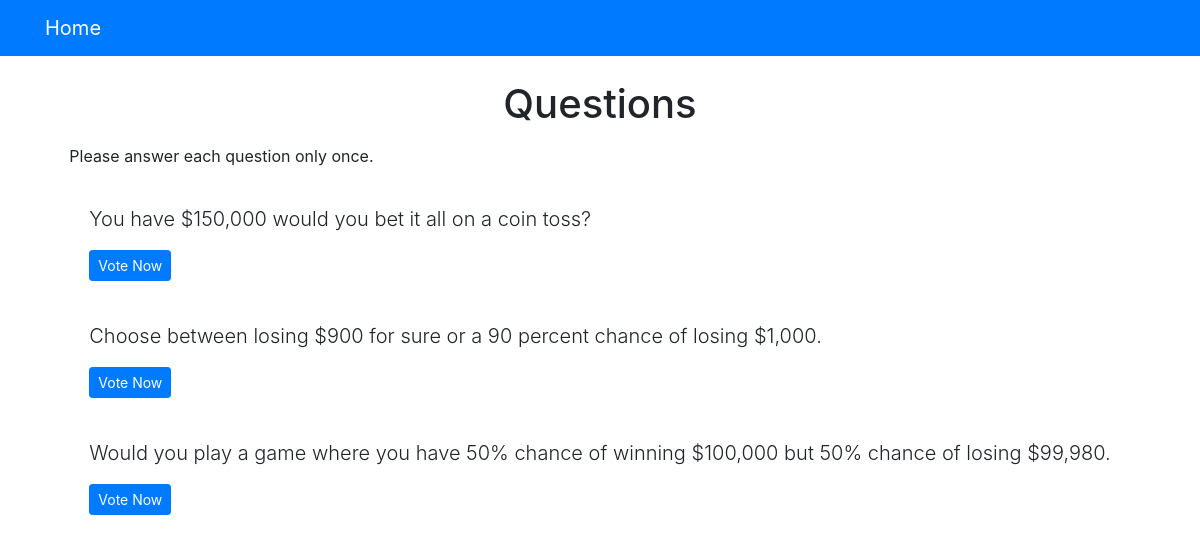
The page /polls/ on the database as committed earlier.
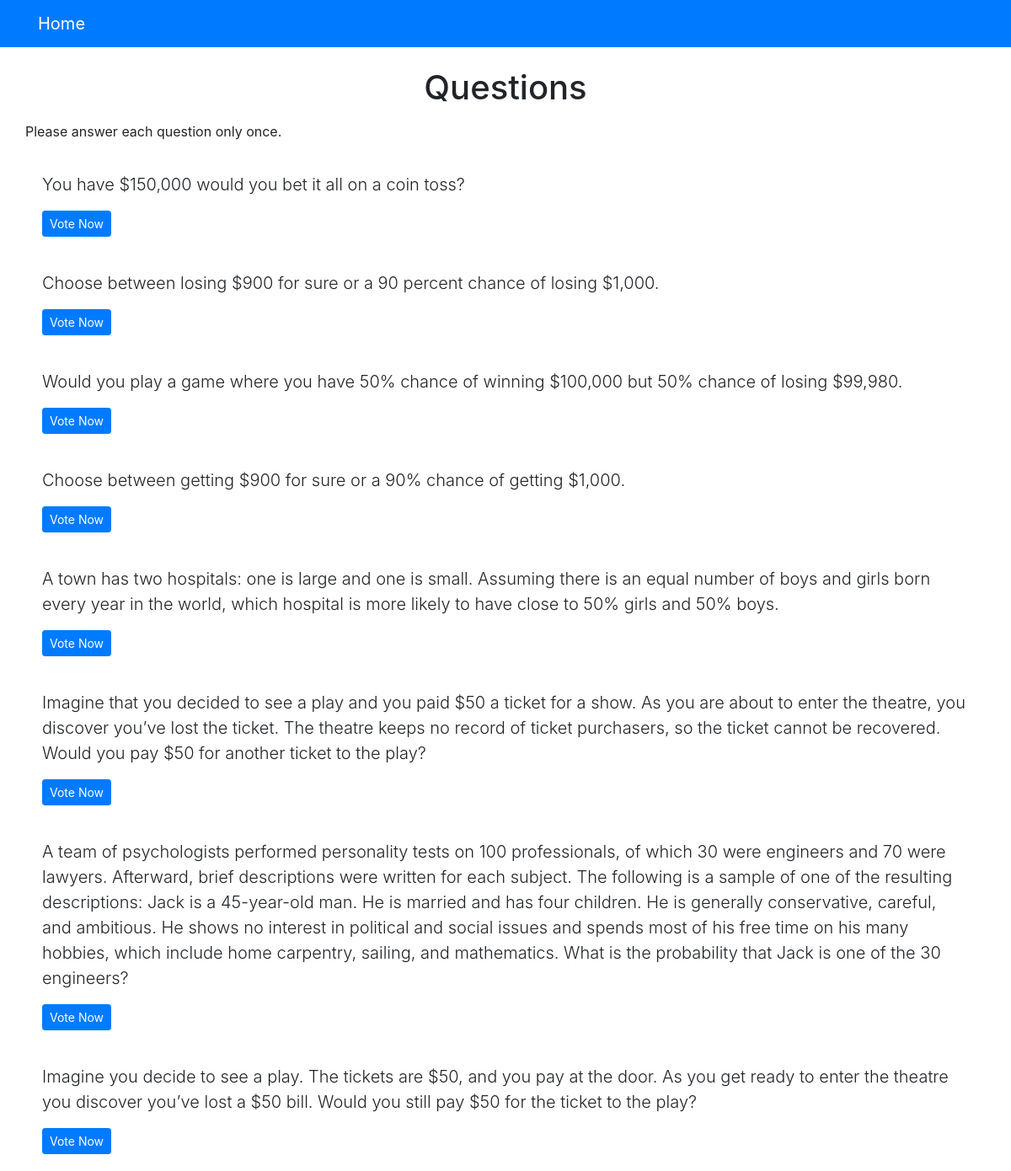
The same page on the database as committed later.
### polls/models.py (models this page shows, shortened)
class Question(models.Model):
    question_text = models.CharField(max_length=4000)
    pub_date = models.DateTimeField('date published', default=None)

### polls/views.py (the view)
# urls.py: path('', views.index, name='index'),
def index(request):
    latest_question_list = Question.objects.order_by('pub_date')[:]
    context = {'latest_question_list': latest_question_list}
    return render(request, 'polls/index.html', context)

### templates/polls/index.html
{% extends 'base.html' %}
{% block content %}
<h1 class ="text-center mb-3">Questions</h1>
<p>Please answer each question only once.</p>
{% if latest_question_list %}
{% for question in latest_question_list %}
<div class ="card-mb-3">
    <div class ="card-body">
        <p class ="lead">{{ question.question_text }}</p>
        <a href ="{% url 'polls:detail' question.id %}" class ="btn btn-primary btn-sm">Vote Now</a>
    </div>
</div>
{% endfor %}
{% else %}
<p>No polls available</p>
{% endif %}
{% endblock %}

### templates/base.html (shortened to what this page needs)
<html lang ="en">
<head>
	<link rel ="stylesheet" href ="https://stackpath.bootstrapcdn.com/bootstrap/4.4.1/css/bootstrap.min.css"
>
</head>
<body>
	{% include 'partials/_navbar.html'%}
	<div class ="container">
		<div class ="row">
			<div class =".col-md-6 m-auto">
				{% block content %}{% endblock %}
			</div>
		</div>
	</div>
</body>
</html>

### templates/partials/_navbar.html
<nav class ="navbar navbar-dark bg-primary mb-4">
	<div class ="container">
		<a class ="navbar-brand" href ="/">Home</a>
	</div>
</nav>

Rows that differ between the two databases and show on the page:
added Question: question_text "Choose between getting $900 for sure or a 90% chance of getting $1,000."
added Question: question_text "A town has two hospitals: one is large and one is small. Assuming there is an equal number of boys and girls born every year in the world, which hospital is more likely to have close to 50% girls and 50% boys."
added Question: question_text "Imagine that you decided to see a play and you paid $50 a ticket for a show. As you are about to enter the theatre, you discover you’ve lost the ticket. The theatre keeps no record of ticket purchasers, so the ticket cannot be recovered. Would you pay $50 for another ticket to the play?"
added Question: question_text "A team of psychologists performed personality tests on 100 professionals, of which 30 were engineers and 70 were lawyers. Afterward, brief descriptions were written for each subject. The following is a sample of one of the resulting descriptions: Jack is a 45-year-old man. He is married and has four children. He is generally conservative, careful, and ambitious. He shows no interest in political and social issues and spends most of his free time on his many hobbies, which include home carpentry, sailing, and mathematics. What is the probability that Jack is one of the 30 engineers?"
added Question: question_text "Imagine you decide to see a play. The tickets are $50, and you pay at the door. As you get ready to enter the theatre you discover you’ve lost a $50 bill. Would you still pay $50 for the ticket to the play?"
